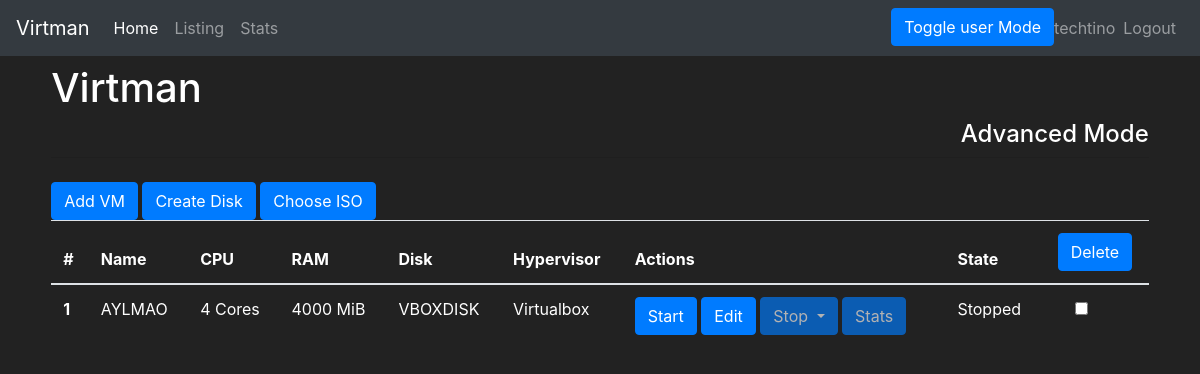
The app's page /manager/listing (signed in), older data.
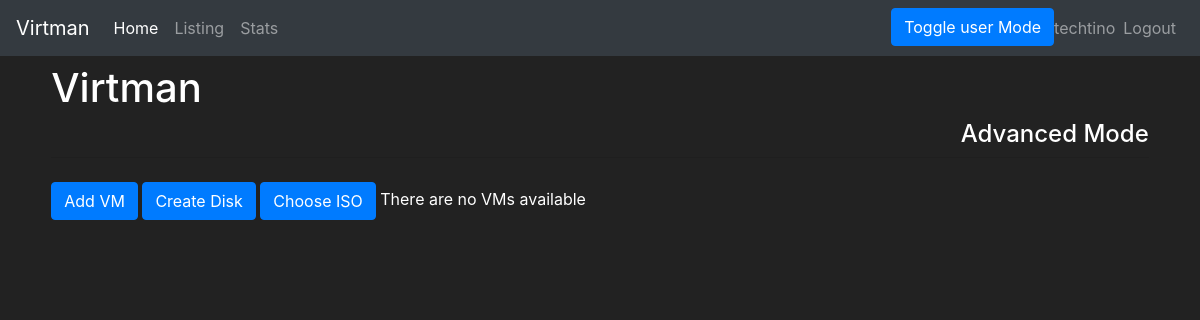
The same page, newer data.
### manager/models.py (models this page shows, shortened)
class VM(models.Model):
    name = models.CharField(max_length=30)
    cpus = models.IntegerField()
    ram = models.IntegerField()
    HYPERVISOR_CHOICES = (
        ('QEMU', 'QEMU'),
        ('Virtualbox', 'Virtualbox'),
        ('VMWare', 'VMWare'),)
    hypervisor = models.CharField(max_length=30,choices=HYPERVISOR_CHOICES)
    OS = (
        ('Linux', 'Linux'),
        ('Windows', 'Windows'),
        ('Mac', 'Mac'),)
    os = models.CharField(max_length=30,choices=OS)
    state = models.CharField(max_length=3)
    storage_disk = models.ForeignKey(StorageDisk, on_delete=models.CASCADE, blank=True, null=True)
    optical_disk = models.ForeignKey(OpticalDisk, on_delete=models.CASCADE, blank=True, null=True)

class StorageDisk(models.Model):
    def __str__(self):
        return self.name
    name = models.CharField(max_length=30)
    path = models.CharField(max_length=30)
    TYPE_CHOICES = (
        ('qcow2', 'qcow2'),
        ('vhd', 'vhd'),
    )
    type = models.CharField(max_length=30,choices=TYPE_CHOICES)
    size = models.IntegerField()

### manager/views.py (the view)
# urls.py: path('listing', views.listing, name='listing'),
@login_required
def listing(request):
    VM_list = VM.objects.order_by('id')[:40]
    template = loader.get_template('listing.html')
    context = {
        'VM_list': VM_list,
    }
    if request.method == "POST":
        IDs = request.POST.getlist('VMs')
        for id in IDs:
            VirtualMachine = VM.objects.get(id=id)
            LibvirtManagement.delVM(VirtualMachine)
            VirtualMachine.delete()
    return HttpResponse(template.render(context, request))

### manager/templates/listing.html (shortened to what this page needs)
{% extends "base.html" %}
{% block content %}
<div class="dropdown show">
<a class="btn btn-primary" href="/manager/add">Add VM</a>
<a class="btn btn-primary" href="/manager/createDisk">Create Disk</a>
<a class="btn btn-primary" href="/manager/uploadISO">Choose ISO</a>
{% if VM_list %}
<table class="table">
  <thead>
    <tr>
      <th scope="col">#</th>
      <th scope="col">Name</th>
      <th scope="col">CPU</th>
      <th scope="col">RAM</th>
      <th scope"col">Disk</th>
      <th scope="col">Hypervisor</th>
      <th scope="col">Actions</th>
      <th scope="col">State</th>
      <th scope="col" style="text-align: center"><button type="submit" class="btn btn-primary" form="delete_form">Delete</button></th>
    </tr>
  </thead>
  <tbody>
    {% for vm in VM_list %}
        <tr>
        <th scope="row">{{ forloop.counter}}</th>
        <td>{{vm.name}}</td>
        <td>{{vm.cpus}} Cores</td>
        <td>{{vm.ram}} MiB</td>
        <td>{{vm.storage_disk}}</td>
        <td>{{vm.hypervisor}}</td>
        <td>
        {% if vm.state == 'ON' %}
        <button type="button" class="btn btn-primary" disabled>Start</button>
        <button type="button" class="btn btn-primary" disabled>Edit</button>
        <button class="btn btn-primary dropdown-toggle" type="button" id="dropdownMenuButton" data-toggle="dropdown" aria-haspopup="true" aria-expanded="false">
        Stop
        </button>
        <div class="dropdown-menu" aria-labelledby="dropdownMenuButton">
          <a class="dropdown-item" href="/manager/{{ vm.id }}/shutdownVM">Shutdown</a>
          <a class="dropdown-item" href="/manager/{{ vm.id }}/restartVM">Restart</a>
          <a class="dropdown-item" href="/manager/{{ vm.id }}/stopVM">Force Off</a>
        </div>
        <a class="btn btn-primary" href="/manager/{{ vm.id }}/viewStats">Stats</a>
        {% else %}
        <a class="btn btn-primary" href="/manager/{{ vm.id }}/startVM">Start</a>
        <a class="btn btn-primary" href="/manager/{{ vm.id }}/edit">Edit</a>
        <button type="button" class="btn btn-primary dropdown-toggle" disabled>Stop </button>
        <button type="button" class="btn btn-primary" disabled>Stats</button>
        {% endif %}
        {% if vm.state == "ON" %}
        <td>Running</td>
        <td style="text-align: center"><input class="form-check-input" type="checkbox" disabled></td>
        {% else %}
        <td>Stopped</td>
        <td style="text-align: center"><input class="form-check-input" form="delete_form" type="checkbox" value="{{ vm.id }}" id="{{ vm.id }}" name="VMs"></td>
        {% endif %}
        </td>
        </tr>
    {% endfor %}
  </tbody>
</table>
{% else %}
There are no VMs available
{% endif %}
{% endblock content %}

### manager/templates/base.html (shortened to what this page needs)
<!doctype html>
<html lang="en">
  <head>
    <link rel="stylesheet" href="https://stackpath.bootstrapcdn.com/bootstrap/4.1.3/css/bootstrap.min.css">
  </head>
  <body>
  <nav class="navbar navbar-expand-sm navbar-dark bg-dark">
  <a class="navbar-brand" href="#">Virtman</a>
  <ul class="navbar-nav mr-auto">
    <li class="nav-item active">
        <a class="nav-link" href="/manager/home">Home</a>
    </li>
    <li class="nav-item">
        <a class="nav-link" href="/manager/listing">Listing</a>
    </li>
    <li class="nav-item">
        <a class="nav-link" href="/manager/viewStats">Stats</a>
    </li>
  </ul>
  <ul class="nav navbar-nav navbar-right">
    <li class="nav-item">
        <a class="btn btn-primary" href="/manager/toggleAdvancedMode">Toggle user Mode</a>
    </li>
    {% if user.is_authenticated %}
    <li class="navbar-text">
      {{user.get_username}}
    </li>
    <li class="nav-item">
        <a class="nav-link" href="/accounts/logout">Logout</a>
    </li>
    {% else %}
        <a class="nav-link" href="/accounts/login">Login</a>
    {% endif %}
  </ul>
  </nav>
	<div id="content" name="content" class="main">
		<div class="row justify-content-center">
			<div class="col-11">
				<h1 class="mt-2">Virtman</h1>
        {% if user.profile.advanced_mode == False %}
        <h4 align="right" class="mt-2">Simple Mode</h4>
				{% else %}
        <h4 align="right" class="mt-2">Advanced Mode</h4>
        {% endif %}
        <hr class="mt-0 mb-4">
				{% block content %}
				{% endblock %}
			</div>
		</div>
	</div>
</body>
</html>

### manager/templates/base.html (style rules this page uses)
body { background-color: #222; color: white; }

Row changes from the older to the newer data that the page shows:
removed VM: name "AYLMAO", cpus "4", ram "4000", storage_disk "VBOXDISK", hypervisor "Virtualbox"
Text that changed along with them:
text no longer shown: "# Name CPU RAM Disk Hypervisor Actions State Delete"
text now shown: "There are no VMs available"
